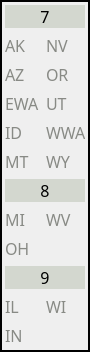
         <widget class="QFrame" name="frame_8">
          <property name="sizePolicy">
           <sizepolicy hsizetype="MinimumExpanding" vsizetype="Preferred">
            <horstretch>0</horstretch>
            <verstretch>0</verstretch>
           </sizepolicy>
          </property>
          <property name="minimumSize">
           <size>
            <width>90</width>
            <height>0</height>
           </size>
          </property>
          <property name="maximumSize">
           <size>
            <width>81</width>
            <height>16777215</height>
           </size>
          </property>
          <property name="font">
           <font>
            <family>Monospace</family>
            <pointsize>12</pointsize>
           </font>
          </property>
          <property name="frameShape">
           <enum>QFrame::WinPanel</enum>
          </property>
          <property name="frameShadow">
           <enum>QFrame::Plain</enum>
          </property>
          <layout class="QFormLayout" name="formLayout_4">
           <property name="leftMargin">
            <number>3</number>
           </property>
           <property name="topMargin">
            <number>3</number>
           </property>
           <property name="rightMargin">
            <number>3</number>
           </property>
           <property name="bottomMargin">
            <number>3</number>
           </property>
           <item row="1" column="0">
            <widget class="QLabel" name="Section_AK">
             <property name="font">
              <font>
               <family>JetBrains Mono</family>
               <pointsize>12</pointsize>
               <bold>false</bold>
              </font>
             </property>
             <property name="styleSheet">
              <string notr="true">color: rgb(136, 138, 133);</string>
             </property>
             <property name="text">
              <string>AK</string>
             </property>
            </widget>
           </item>
           <item row="1" column="1">
            <widget class="QLabel" name="Section_NV">
             <property name="sizePolicy">
              <sizepolicy hsizetype="Minimum" vsizetype="Fixed">
               <horstretch>0</horstretch>
               <verstretch>0</verstretch>
              </sizepolicy>
             </property>
             <property name="font">
              <font>
               <family>JetBrains Mono</family>
               <pointsize>12</pointsize>
               <bold>false</bold>
              </font>
             </property>
             <property name="styleSheet">
              <string notr="true">color: rgb(136, 138, 133);</string>
             </property>
             <property name="text">
              <string>NV </string>
             </property>
            </widget>
           </item>
           <item row="2" column="0">
            <widget class="QLabel" name="Section_AZ">
             <property name="font">
              <font>
               <family>JetBrains Mono</family>
               <pointsize>12</pointsize>
               <bold>false</bold>
              </font>
             </property>
             <property name="styleSheet">
              <string notr="true">color: rgb(136, 138, 133);</string>
             </property>
             <property name="text">
              <string>AZ</string>
             </property>
            </widget>
           </item>
           <item row="2" column="1">
            <widget class="QLabel" name="Section_OR">
             <property name="font">
              <font>
               <family>JetBrains Mono</family>
               <pointsize>12</pointsize>
               <bold>false</bold>
              </font>
             </property>
             <property name="styleSheet">
              <string notr="true">color: rgb(136, 138, 133);</string>
             </property>
             <property name="text">
              <string>OR</string>
             </property>
            </widget>
           </item>
           <item row="3" column="0">
            <widget class="QLabel" name="Section_EWA">
             <property name="font">
              <font>
               <family>JetBrains Mono</family>
               <pointsize>12</pointsize>
               <bold>false</bold>
              </font>
             </property>
             <property name="styleSheet">
              <string notr="true">color: rgb(136, 138, 133);</string>
             </property>
             <property name="text">
              <string>EWA</string>
             </property>
            </widget>
           </item>
           <item row="3" column="1">
            <widget class="QLabel" name="Section_UT">
             <property name="font">
              <font>
               <family>JetBrains Mono</family>
               <pointsize>12</pointsize>
               <bold>false</bold>
              </font>
             </property>
             <property name="styleSheet">
              <string notr="true">color: rgb(136, 138, 133);</string>
             </property>
             <property name="text">
              <string>UT</string>
             </property>
            </widget>
           </item>
           <item row="4" column="0">
            <widget class="QLabel" name="Section_ID">
             <property name="font">
              <font>
               <family>JetBrains Mono</family>
               <pointsize>12</pointsize>
               <bold>false</bold>
              </font>
             </property>
             <property name="styleSheet">
              <string notr="true">color: rgb(136, 138, 133);</string>
             </property>
             <property name="text">
              <string>ID</string>
             </property>
            </widget>
           </item>
           <item row="4" column="1">
            <widget class="QLabel" name="Section_WWA">
             <property name="font">
              <font>
               <family>JetBrains Mono</family>
               <pointsize>12</pointsize>
               <bold>false</bold>
              </font>
             </property>
             <property name="styleSheet">
              <string notr="true">color: rgb(136, 138, 133);</string>
             </property>
             <property name="text">
              <string>WWA</string>
             </property>
            </widget>
           </item>
           <item row="5" column="0">
            <widget class="QLabel" name="Section_MT">
             <property name="font">
              <font>
               <family>JetBrains Mono</family>
               <pointsize>12</pointsize>
               <bold>false</bold>
              </font>
             </property>
             <property name="styleSheet">
              <string notr="true">color: rgb(136, 138, 133);</string>
             </property>
             <property name="text">
              <string>MT</string>
             </property>
            </widget>
           </item>
           <item row="5" column="1">
            <widget class="QLabel" name="Section_WY">
             <property name="font">
              <font>
               <family>JetBrains Mono</family>
               <pointsize>12</pointsize>
               <bold>false</bold>
              </font>
             </property>
             <property name="styleSheet">
              <string notr="true">color: rgb(136, 138, 133);</string>
             </property>
             <property name="text">
              <string>WY</string>
             </property>
            </widget>
           </item>
           <item row="7" column="0">
            <widget class="QLabel" name="Section_MI">
             <property name="font">
              <font>
               <family>JetBrains Mono</family>
               <pointsize>12</pointsize>
               <bold>false</bold>
              </font>
             </property>
             <property name="styleSheet">
              <string notr="true">color: rgb(136, 138, 133);</string>
             </property>
             <property name="text">
              <string>MI</string>
             </property>
            </widget>
           </item>
           <item row="7" column="1">
            <widget class="QLabel" name="Section_WV">
             <property name="font">
              <font>
               <family>JetBrains Mono</family>
               <pointsize>12</pointsize>
               <bold>false</bold>
              </font>
             </property>
             <property name="styleSheet">
              <string notr="true">color: rgb(136, 138, 133);</string>
             </property>
             <property name="text">
              <string>WV</string>
             </property>
            </widget>
           </item>
           <item row="8" column="0">
            <widget class="QLabel" name="Section_OH">
             <property name="font">
              <font>
               <family>JetBrains Mono</family>
               <pointsize>12</pointsize>
               <bold>false</bold>
              </font>
             </property>
             <property name="styleSheet">
              <string notr="true">color: rgb(136, 138, 133);</string>
             </property>
             <property name="text">
              <string>OH</string>
             </property>
            </widget>
           </item>
           <item row="10" column="0">
            <widget class="QLabel" name="Section_IL">
             <property name="font">
              <font>
               <family>JetBrains Mono</family>
               <pointsize>12</pointsize>
               <bold>false</bold>
              </font>
             </property>
             <property name="styleSheet">
              <string notr="true">color: rgb(136, 138, 133);</string>
             </property>
             <property name="text">
              <string>IL</string>
             </property>
            </widget>
           </item>
           <item row="10" column="1">
            <widget class="QLabel" name="Section_WI">
             <property name="font">
              <font>
               <family>JetBrains Mono</family>
               <pointsize>12</pointsize>
               <bold>false</bold>
              </font>
             </property>
             <property name="styleSheet">
              <string notr="true">color: rgb(136, 138, 133);</string>
             </property>
             <property name="text">
              <string>WI</string>
             </property>
            </widget>
           </item>
           <item row="11" column="0">
            <widget class="QLabel" name="Section_IN">
             <property name="font">
              <font>
               <family>JetBrains Mono</family>
               <pointsize>12</pointsize>
               <bold>false</bold>
              </font>
             </property>
             <property name="styleSheet">
              <string notr="true">color: rgb(136, 138, 133);</string>
             </property>
             <property name="text">
              <string>IN</string>
             </property>
            </widget>
           </item>
           <item row="0" column="0" colspan="2">
            <widget class="QLabel" name="label_22">
             <property name="sizePolicy">
              <sizepolicy hsizetype="Expanding" vsizetype="Preferred">
               <horstretch>0</horstretch>
               <verstretch>0</verstretch>
              </sizepolicy>
             </property>
             <property name="maximumSize">
              <size>
               <width>16777215</width>
               <height>16777215</height>
              </size>
             </property>
             <property name="font">
              <font>
               <family>JetBrains Mono</family>
               <pointsize>12</pointsize>
               <bold>false</bold>
              </font>
             </property>
             <property name="styleSheet">
              <string notr="true">background-color: rgb(211, 215, 207);
color: rgb(0, 0, 0);</string>
             </property>
             <property name="text">
              <string>7</string>
             </property>
             <property name="alignment">
              <set>Qt::AlignCenter</set>
             </property>
            </widget>
           </item>
           <item row="6" column="0" colspan="2">
            <widget class="QLabel" name="label_23">
             <property name="sizePolicy">
              <sizepolicy hsizetype="Expanding" vsizetype="Preferred">
               <horstretch>0</horstretch>
               <verstretch>0</verstretch>
              </sizepolicy>
             </property>
             <property name="font">
              <font>
               <family>JetBrains Mono</family>
               <pointsize>12</pointsize>
               <bold>false</bold>
              </font>
             </property>
             <property name="styleSheet">
              <string notr="true">background-color: rgb(211, 215, 207);
color: rgb(0, 0, 0);</string>
             </property>
             <property name="text">
              <string>8</string>
             </property>
             <property name="alignment">
              <set>Qt::AlignCenter</set>
             </property>
            </widget>
           </item>
           <item row="9" column="0" colspan="2">
            <widget class="QLabel" name="label_24">
             <property name="sizePolicy">
              <sizepolicy hsizetype="Expanding" vsizetype="Preferred">
               <horstretch>0</horstretch>
               <verstretch>0</verstretch>
              </sizepolicy>
             </property>
             <property name="font">
              <font>
               <family>JetBrains Mono</family>
               <pointsize>12</pointsize>
               <bold>false</bold>
              </font>
             </property>
             <property name="styleSheet">
              <string notr="true">background-color: rgb(211, 215, 207);
color: rgb(0, 0, 0);</string>
             </property>
             <property name="text">
              <string>9</string>
             </property>
             <property name="alignment">
              <set>Qt::AlignCenter</set>
             </property>
            </widget>
           </item>
          </layout>
         </widget>
